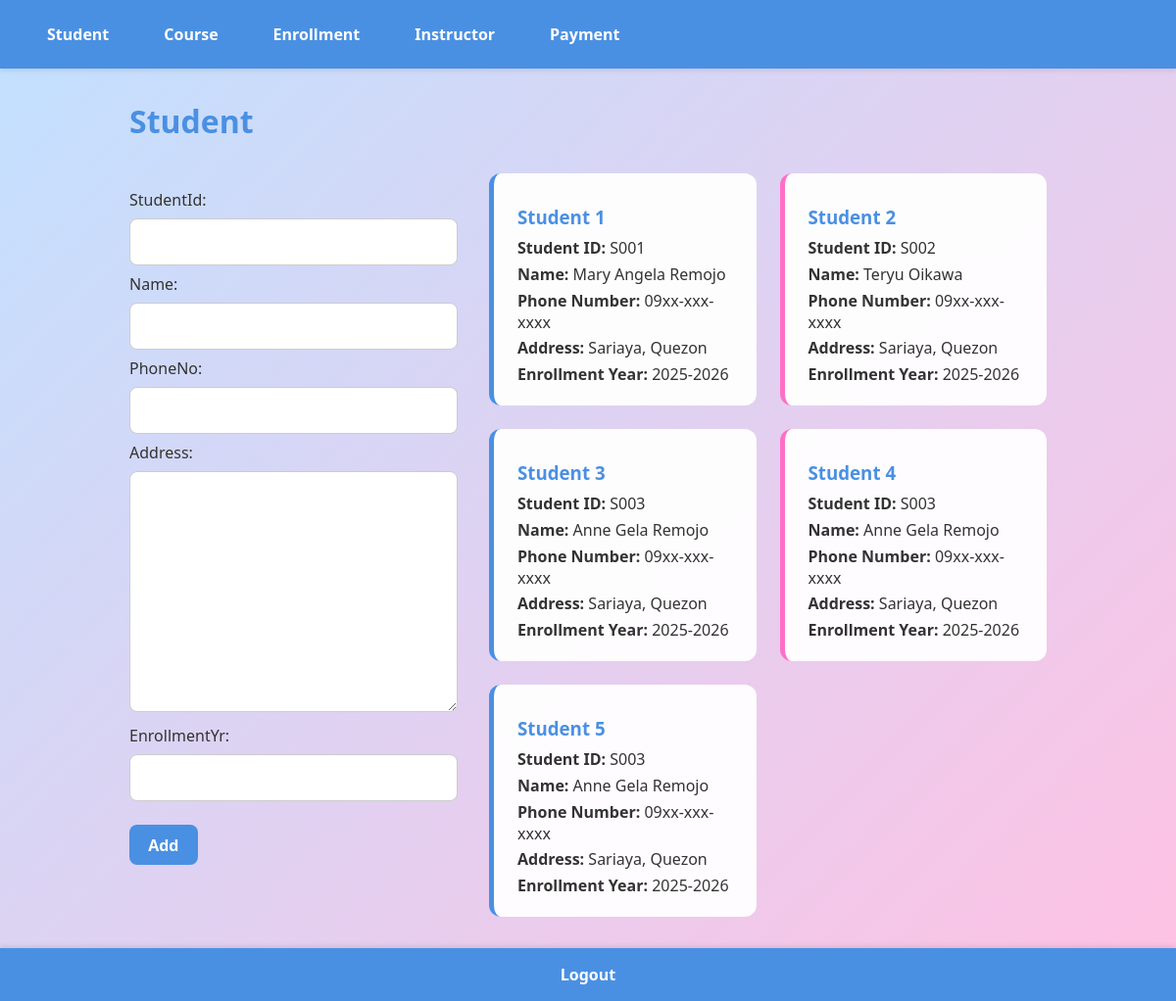
The app's page /student/ (signed in), older data.
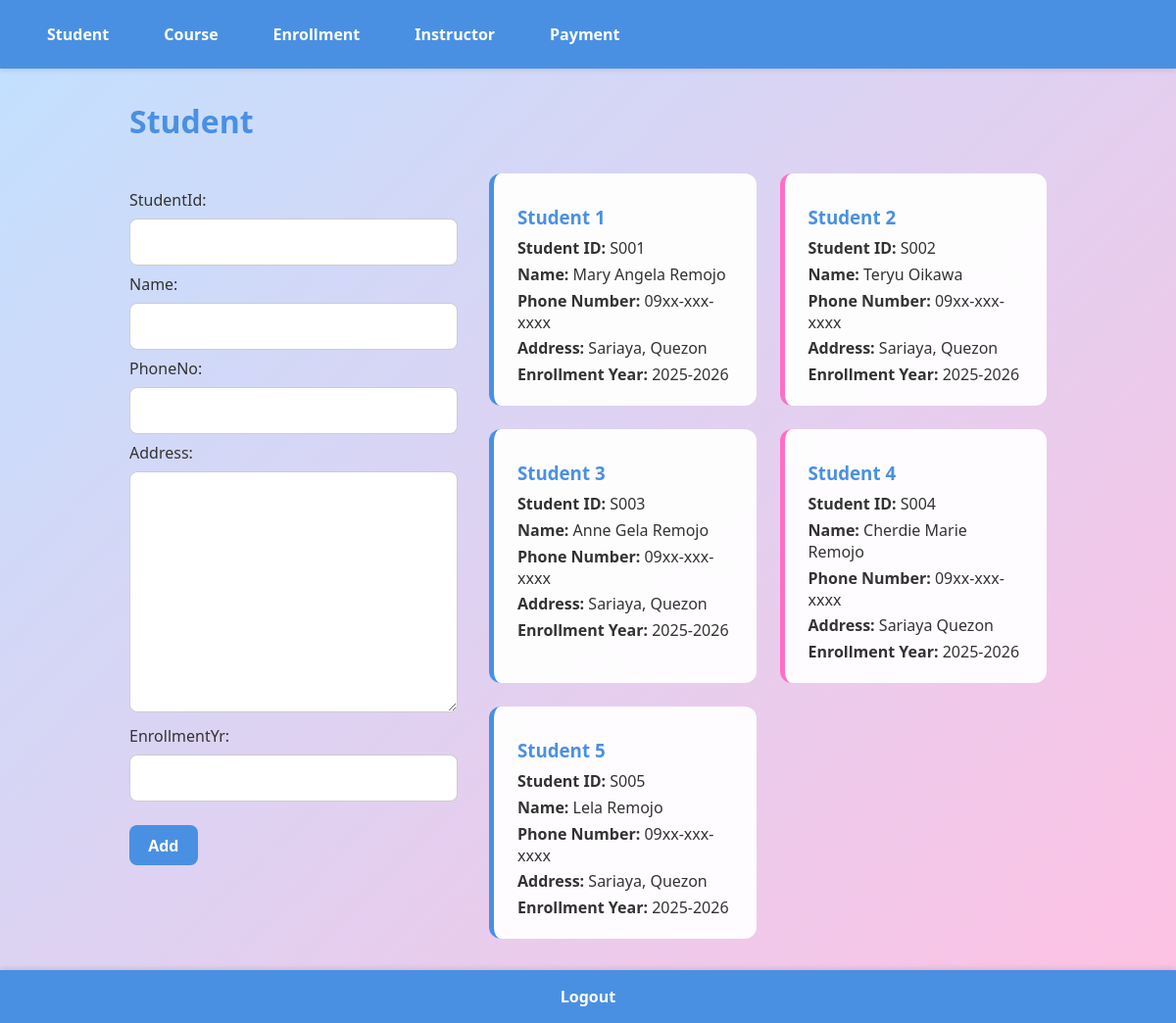
The same page, newer data.
### list/models.py (models this page shows, shortened)
class StudentModel(models.Model):
    studentId = models.CharField(max_length=100)
    name = models.CharField(max_length=100)
    phoneNo = models.CharField(max_length=100)
    address = models.TextField(max_length=100)
    enrollmentYr = models.CharField(max_length=100)

### list/views.py (the view)
# urls.py: path('student/', views.studentViews, name='student'),
@login_required(login_url='loginUser')
def studentViews(request):
    if request.method == 'POST':
        form = StudentForm(request.POST)
        if form.is_valid():
            form.save()
            return redirect('success')
    else:
        form = StudentForm()
    students = StudentModel.objects.all()
    return render(request, 'models/student.html', {
        'form': form,
        'students': students
    })

### list/forms.py
class StudentForm(forms.ModelForm):
    class Meta:
        model = StudentModel
        fields = '__all__'

### list/templates/models/student.html (shortened to what this page needs)
{% extends 'base/base.html' %}
{% load static %}
{% block content %}
<h1>Student</h1>
<div class="flex-container">
    <div class="form-side">
        <form method="POST">
            {{ form }}
            <button type="submit">Add</button>
        </form>
    </div>
    <div class="data-side">
        {% for x in students %}
            <div class="data-card">
                <h3>Student {{ forloop.counter }}</h3>
                <p><b>Student ID:</b> {{ x.studentId }}</p>
                <p><b>Name:</b> {{ x.name }}</p>
                <p><b>Phone Number:</b> {{ x.phoneNo }}</p>
                <p><b>Address:</b> {{ x.address }}</p>
                <p><b>Enrollment Year:</b> {{ x.enrollmentYr }}</p>
            </div>
        {% empty %}
            <p>No students available.</p>
        {% endfor %}
    </div>
</div>
{% endblock %}

### list/templates/base/base.html (shortened to what this page needs)
{% load static %}
<!DOCTYPE html>
<html lang="en">
<head>
    <link rel="stylesheet" href="/static/css/base.css">
</head>
<body>
    <nav>
        <a href="{% url 'student' %}">Student</a>
        <a href="{% url 'course' %}">Course</a>
        <a href="{% url 'enrollment' %}">Enrollment</a>
        <a href="{% url 'instructor' %}">Instructor</a>
        <a href="{% url 'payment' %}">Payment</a>
    </nav>
    <main>
        {% block content %}{% endblock %}
    </main>
    <footer><a href="{% url 'logoutUser' %}">Logout</a></footer>
</body>
</html>

### list/static/css/base.css (style rules this page uses)
* { margin: 0; padding: 0; box-sizing: border-box; font-family: 'Segoe UI', Tahoma, Geneva, Verdana, sans-serif; }
body { background: linear-gradient(135deg, #c1e1ff, #ffc1e3); color: #333; min-height: 100vh; display: flex; flex-direction: column; }
nav { background-color: #4a90e2; padding: 1rem 2rem; display: flex; gap: 1.5rem; box-shadow: 0 2px 5px rgba(0,0,0,0.1); }
nav a { color: #fff; text-decoration: none; font-weight: 600; padding: 0.5rem 1rem; border-radius: 5px; transition: background 0.3s ease; }
main { flex: 1; padding: 2rem; max-width: 1000px; margin: 0 auto; }
h1 { color: #4a90e2; margin-bottom: 1rem; }
h3 { color: #ff6ec7; margin-top: 1rem; margin-bottom: 0.5rem; }
form { margin-top: 1rem; }
form input, form select, form textarea, form button { width: 100%; padding: 0.75rem; margin: 0.5rem 0; border: 1px solid #ccc; border-radius: 8px; font-size: 1rem; outline: none; transition: all 0.3s ease; }
form button { background-color: #4a90e2; color: #fff; border: none; cursor: pointer; font-weight: bold; transition: background 0.3s ease; }
.flex-container { display: flex; gap: 2rem; flex-wrap: wrap; margin-top: 2rem; }
.flex-container .form-side { flex: 1 1 35%; min-width: 300px; }
.flex-container .data-side { flex: 1 1 60%; min-width: 400px; display: grid; grid-template-columns: repeat(auto-fill, minmax(250px, 1fr)); gap: 1.5rem; }
.flex-container .form-side form { display: flex; flex-direction: column; }
.flex-container .form-side form button { align-self: flex-start; width: auto; padding: 0.6rem 1.2rem; margin-top: 1rem; }
.data-card { background-color: rgba(255, 255, 255, 0.95); padding: 1rem 1.5rem; border-radius: 12px; border-left: 5px solid #4a90e2; transition: transform 0.2s ease; }
.data-card:nth-child(even) { border-left-color: #ff6ec7; }
.data-card h3 { margin-bottom: 0.5rem; color: #4a90e2; }
.data-card p { margin-bottom: 0.3rem; }
a { text-decoration: none; }
footer { background-color: #4a90e2; padding: 1rem 2rem; text-align: center; box-shadow: 0 -2px 5px rgba(0,0,0,0.1); margin-top: auto; }
footer a { color: #fff; font-weight: 600; text-decoration: none; padding: 0.5rem 1rem; border-radius: 5px; transition: background 0.3s ease; }

Row changes from the older to the newer data that the page shows:
removed StudentModel: studentId "S003", name "Anne Gela Remojo", phoneNo "09xx-xxx-xxxx", address "Sariaya, Quezon", enrollmentYr "2025-2026"
removed StudentModel: studentId "S003", name "Anne Gela Remojo", phoneNo "09xx-xxx-xxxx", address "Sariaya, Quezon", enrollmentYr "2025-2026"
added StudentModel: studentId "S004", name "Cherdie Marie Remojo", phoneNo "09xx-xxx-xxxx", address "Sariaya Quezon", enrollmentYr "2025-2026"
added StudentModel: studentId "S005", name "Lela Remojo", phoneNo "09xx-xxx-xxxx", address "Sariaya, Quezon", enrollmentYr "2025-2026"
